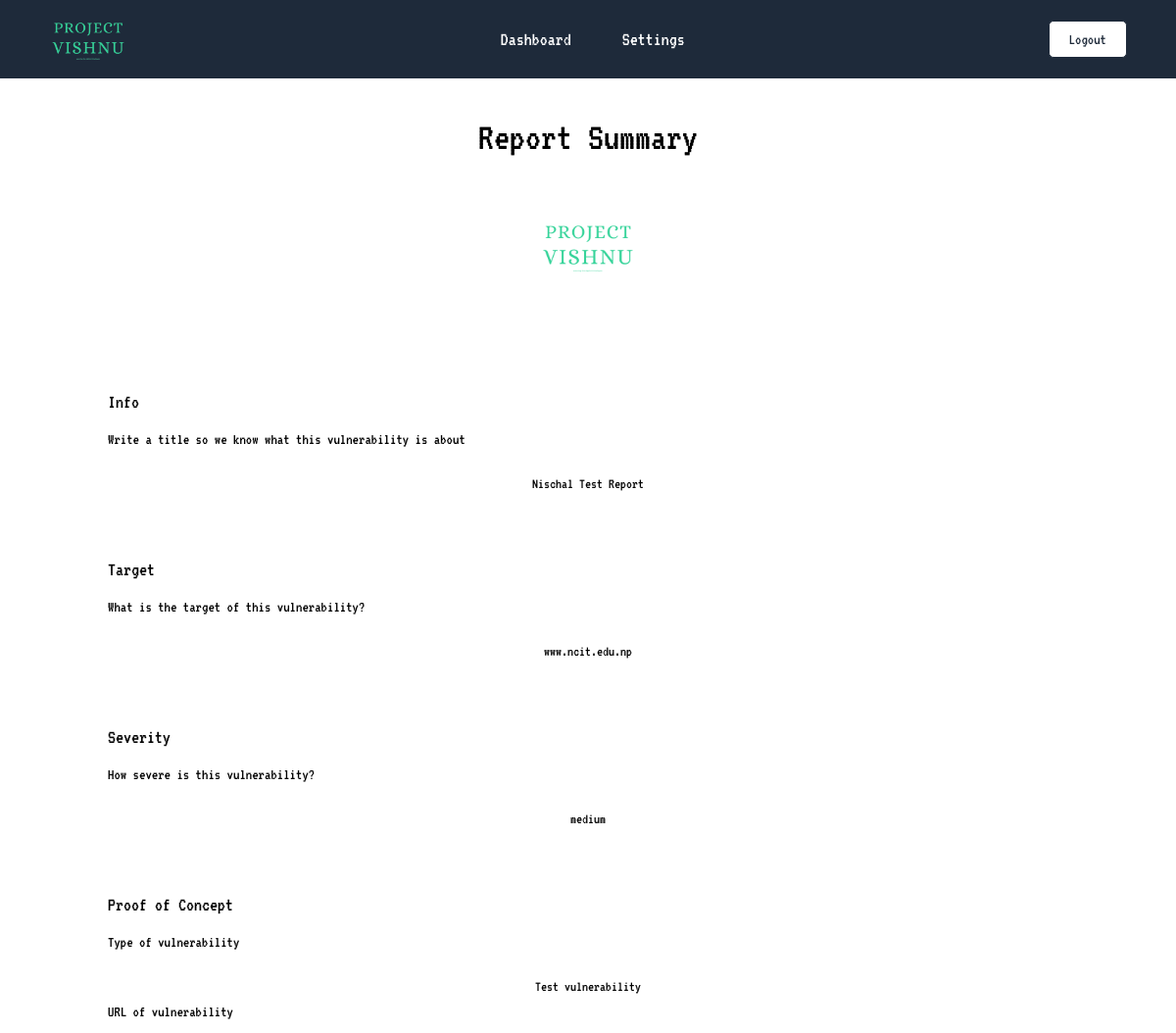
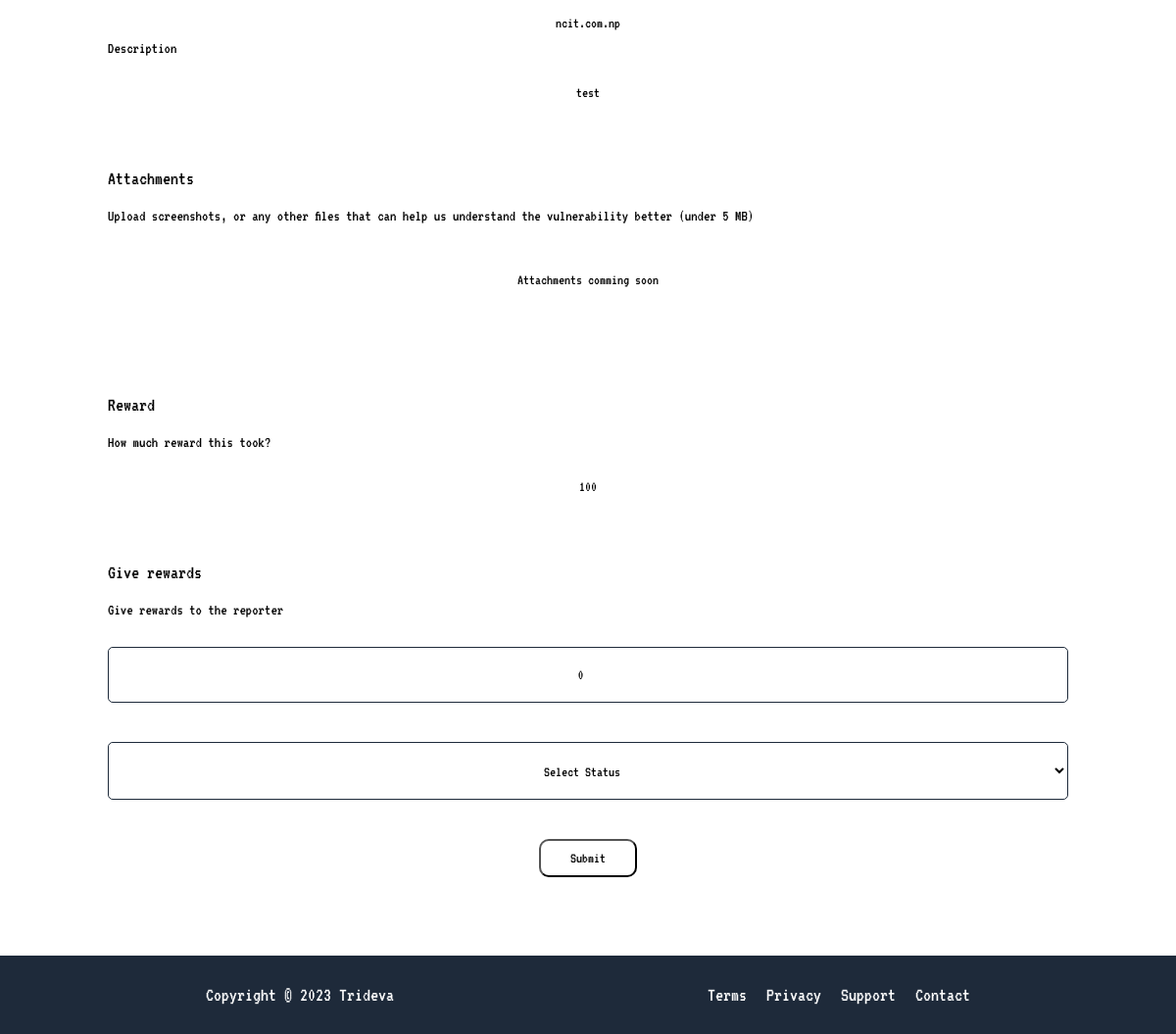
Page /app/html/company/report.php?id=12 (signed in) on the committed database (2 pictures, top to bottom).
### tables this page shows
CREATE TABLE `report` (
  `reportid` int(11) NOT NULL,
  `id` int(11) NOT NULL,
  `uid` int(11) NOT NULL,
  `title` varchar(100) NOT NULL,
  `target` varchar(100) NOT NULL,
  `severity` varchar(10) NOT NULL,
  `type` text NOT NULL,
  `url` varchar(50) NOT NULL,
  `description` text DEFAULT NULL,
  `attachmment` varchar(100) DEFAULT NULL,
  `reporttime` datetime DEFAULT current_timestamp(),
  `reward` int(11) DEFAULT 0,
  `status` varchar(255) DEFAULT 'Pending'
);

### app/database/connect.php (called while the page is built, shortened)
<?php
class Connection {
    public $pdo = null;
    public function __construct(){
        try {
            $this->pdo = new PDO("mysql:host=localhost;dbname=vuln_db;charset=utf8mb4", "root", "");
            $this->pdo->setAttribute(PDO::ATTR_ERRMODE, PDO::ERRMODE_EXCEPTION);
        } catch(PDOException $e){
            die("ERROR: Could not connect. " . $e->getMessage());
        }
    }
    public function CgetReport($id){
        $statement = $this->pdo->prepare("SELECT * FROM report WHERE reportid = :id");
        $statement->execute([
            ':id' => $id,
        ]);
        return $statement->fetch(PDO::FETCH_ASSOC);
    }
}

### app/html/company/report.php (the view, shortened to what this page needs)
<?php
$reportid = $_GET['id'];
require_once('../../database/connect.php');
$connection = new Connection();
$result = $connection->CgetReport($reportid);
$title = $result['title'];
$target = $result['target'];
$severity = $result['severity'];
$type = $result['type'];
$url = $result['url'];
$description = $result['description'];
$reward = $result['reward'];
?>
<!DOCTYPE html>
<html lang="en">
<head>
  <link rel="stylesheet" href="../../css/style.css" />
</head>
<body>
  <nav>
    <div class="logo">
      <img src="../../assets/logo/Project Vishnu 3.png" alt="Project Vishnu - securing digital himalayas" />
    </div>
    <ul>
      <li><a href="dashboard.php">Dashboard</a></li>
      <li><a href="settings.php">Settings</a></li>
    </ul>
    <div class="logout">
      <a href="logout.php"><button>Logout</button></a>
    </div>
  </nav>
  <div class="inner-body">
    <div class="page-inner">
      <div class="title">
        <h1 class="page-title">Report Summary</h1>
      </div>
      <div class="company-details">
        <div class="company-logo">
          <img src="../../assets/logo/Project Vishnu 3.png" alt="">
        </div>
        <div class="report-submit-form">
          <div class="form">
            <div class="field">
              <div class="field-title">
                <p>Info</p>
              </div>
              <div class="text">
                <p>Write a title so we know what this vulnerability is about</p>
              </div>
              <div class="input">
                <p><?php echo $title; ?></p>
              </div>
            </div>
            <div class="field">
              <div class="field-title">
                <p>Target</p>
              </div>
              <div class="text">
                <p>What is the target of this vulnerability?</p>
              </div>
              <div class="input">
                <p><?php echo $target; ?></p>
              </div>
            </div>
            <div class="field">
              <div class="field-title">
                <p>Severity</p>
              </div>
              <div class="text">
                <p>How severe is this vulnerability?</p>
              </div>
              <div class="input">
                <p><?php echo $severity; ?></p>
              </div>
            </div>
            <div class="field">
              <div class="field-title">
                <p>Proof of Concept</p>
              </div>
              <div class="text">
                <p>Type of vulnerability</p>
              </div>
              <div class="input">
                <p><?php echo $type; ?></p>
              </div>
              <div class="text">
                <p>URL of vulnerability</p>
              </div>
              <div class="input">
                <p><?php echo $url; ?></p>
              </div>
              <div class="text">
                <p>Description</p>
              </div>
              <div class="input">
                <p><?php echo $description; ?></p>
              </div>
            </div>
            <div class="field">
              <div class="field-title">
                <p>Attachments</p>
              </div>
              <div class="text">
                <p>Upload screenshots, or any other files that can help us understand the vulnerability better (under 5 MB)</p>
              </div>
              <div class="input attachments">
                <p>Attachments comming soon</p>
              </div>
            </div>
            <div class="field">
              <div class="field-title">
                <p>Reward</p>
              </div>
              <div class="text">
                <p>How much reward this took?</p>
              </div>
              <div class="input">
                <p><?php echo $reward; ?></p>
              </div>
            </div>
            <div class="field">
              <div class="field-title">
                <p>Give rewards</p>
              </div>
              <div class="text">
                <p>Give rewards to the reporter</p>
              </div>
              <div class="input reward-input">
                <form action="" method="post">
                  <input type="number" placeholder="Enter amount" name="reward" value="0">
                  <div class="buttons-report">
                    <select name="status" id="status">
                      <option value="-1" >Select Status</option>
                    </select>
                  </div>
                  <button class="reward-button" name="reward-button">Submit</button>
                </form>
              </div>
            </div>
          </div>
        </div>
      </div>
    </div>
  </div>
  <footer>
    <span>Copyright &copy; 2023 Trideva</span>
    <div class="footer-links">
      <a href="#">Terms</a>
      <a href="#">Privacy</a>
      <a href="#">Support</a>
      <a href="#">Contact</a>
    </div>
  </footer>
</body>
</html>

### rows in the picture
report: title "Nischal Test Report", target "www.ncit.edu.np", severity "medium", type "Test vulnerability", url "ncit.com.np", description "test", reward "100"
